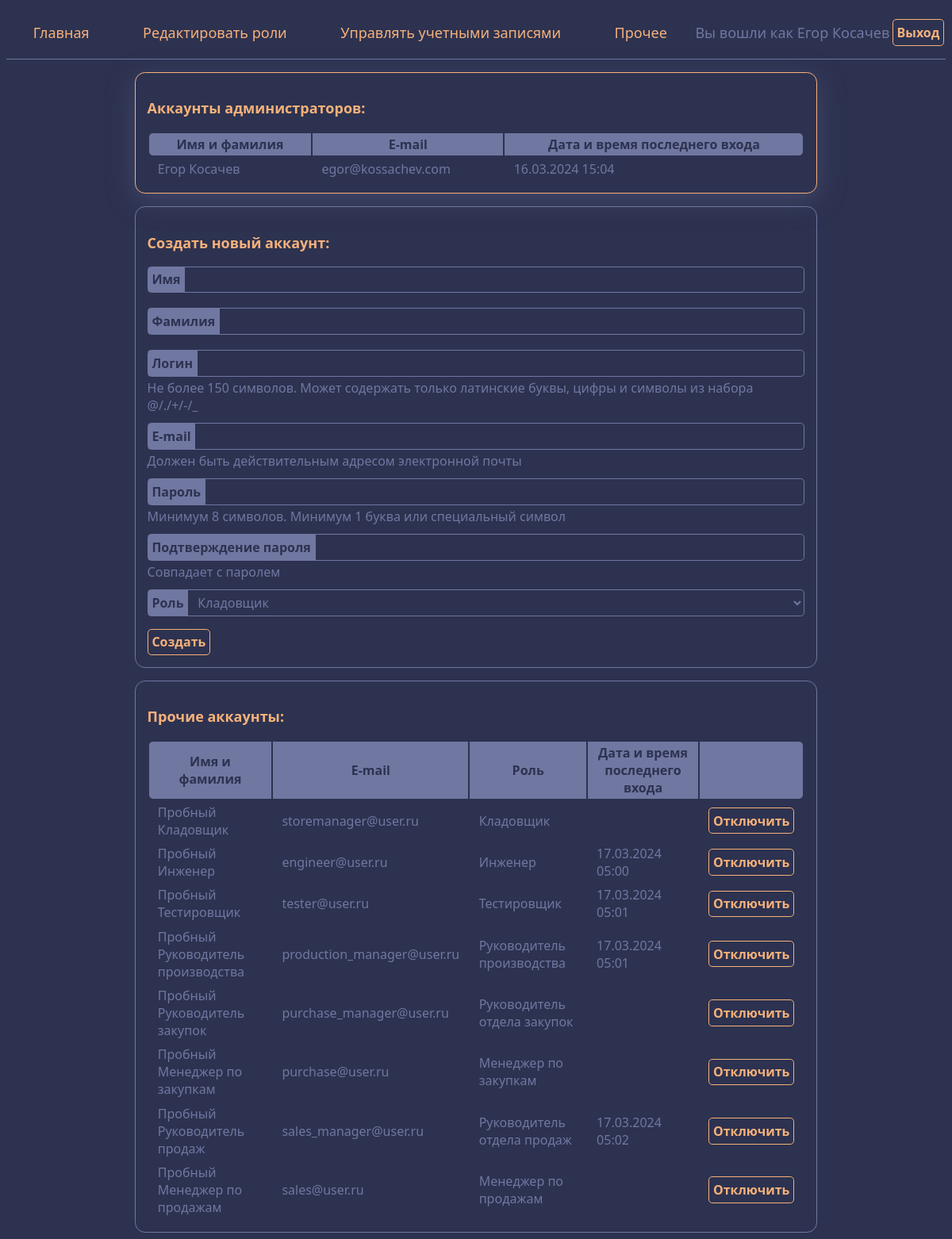
The page /manage/accounts (signed in) on the database its author committed.
### dbot_app/models.py (models this page shows, shortened)
class Profile(AbstractUser):
    role = models.ForeignKey(to=Role, on_delete=models.SET_NULL, default=None, null=True, related_name='profiles')
    def can_edit_profiles(self) -> bool:
        return self.is_staff

class Role(models.Model):
    id = models.UUIDField(primary_key=True, default=uuid.uuid4, editable=False)
    name = models.CharField(max_length=150)
    can_edit_parts = models.BooleanField(default=False)
    can_edit_bots = models.BooleanField(default=False)
    can_start_process = models.BooleanField(default=False)

### dbot_app/views.py (the view)
        def wrapper(request, *args, **kwargs):
            if test(request.user):
                return func(request, *args, **kwargs)
            else:
                return redirect('unauthorized')

### dbot_app/forms.py
class SignupForm(UserCreationForm):
    password1 = forms.CharField(
        label='Пароль',
        strip=False,
        widget=forms.PasswordInput(attrs={'autocomplete': 'new-password'}),
        help_text='Минимум 8 символов. Минимум 1 буква или специальный символ',
    )
    password2 = forms.CharField(
        label='Подтверждение пароля',
        widget=forms.PasswordInput(attrs={'autocomplete': 'new-password'}),
        strip=False,
        help_text='Совпадает с паролем',
    )
    class Meta:
        model = models.Profile
        fields = ('first_name', 'last_name', 'username', 'email',)
        labels = {
            'first_name': 'Имя',
            'last_name': 'Фамилия',
            'username': 'Логин',
            'email': 'E-mail',
        }
        help_texts = {
            'first_name': '',
            'last_name': '',
            'username': 'Не более 150 символов. Может содержать только латинские буквы, цифры и символы из набора @/./+/-/_',
            'email': 'Должен быть действительным адресом электронной почты',
        }

### dbot_app/views.py (called while the page is built, shortened)
def permission_required(test):
    def actual_decorator(func):
        def wrapper(request, *args, **kwargs):
            if test(request.user):
                return func(request, *args, **kwargs)
            else:
                return redirect('unauthorized')
        return wrapper
    return actual_decorator

@login_required(login_url='signin')
@permission_required(lambda u: u.can_edit_profiles())
def manage_accounts(request):
    form = SignupForm()
    ctx = {
        'admins': Profile.objects.filter(is_staff=True),
        'plebs': Profile.objects.filter(is_staff=False),
        'form': form,
        'roles': Role.objects.all()
    }
    return render(request, 'manage/accounts.html', ctx)

### templates/manage/accounts.html (shortened to what this page needs)
{% extends 'extended_base.html' %}
{% block body %}
    <div class="centered-h">
        <div class="flex-column" style="width: 70%;">
            <div class="accented-card" style="margin-bottom: 1rem; width: 100%">
                <h3>Аккаунты администраторов:</h3>
                <table style="width: 100%">
                    <thead>
                        <tr>
                            <th>
                                Имя и фамилия
                            </th>
                            <th>
                                E-mail
                            </th>
                            <th>
                                Дата и время последнего входа
                            </th>
                        </tr>
                    </thead>
                    {% for admin in admins %}
                    	<tr>
                            <td>
                                {{ admin.get_full_name }}
                            </td>
                            <td>
                                {{ admin.email }}
                            </td>
                            <td>
                                {{ admin.last_login|date:"d.m.Y H:i" }}
                            </td>
                        </tr>
                    {% endfor %}
                </table>
            </div>
            <div class="plain-card" style="width: 100%; margin-bottom: 1rem">
                <h3>Создать новый аккаунт:</h3>
                <form method="post">
                    {% for field in form %}
                        <div class="form-field">
                            <label class="form-label" for="{{ field.id_for_label }}">{{ field.label }}</label>
                            <input type="{{ field.widget_type }}" id="{{ field.id_for_label }}" name="{{ field.name }}" class="form-input">
                        </div>
                        <div class="form-help">{{ field.help_text }}</div>
                    {% endfor %}
                    <div class="form-field">
                        <label class="form-label" for="role-id">Роль</label>
                        <select class="form-input" id="role-id" name="role">
                            {% for role in roles %}
                            	<option value="{{ role.id }}">{{ role.name }}</option>
                            {% endfor %}
                        </select>
                    </div>
                    <button type="submit" class="btn-submit">Создать</button>
                </form>
            </div>
            <div class="plain-card" style="width: 100%;">
                <h3>Прочие аккаунты:</h3>
                <table style="width: 100%">
                    <thead>
                        <tr>
                            <th>
                                Имя и фамилия
                            </th>
                            <th>
                                E-mail
                            </th>
                            <th>
                                Роль
                            </th>
                            <th>
                                Дата и время последнего входа
                            </th>
                            <th>
                            </th>
                        </tr>
                    </thead>
                    {% for pleb in plebs %}
                    	<tr>
                            <td>
                                {{ pleb.get_full_name }}
                            </td>
                            <td>
                                {{ pleb.email }}
                            </td>
                            <td>
                                {{ pleb.role.name }}
                            </td>
                            <td>
                                {{ pleb.last_login|date:"d.m.Y H:i" }}
                            </td>
                            <td>
                                <form method="post">
                                    {% if pleb.is_active %}
                                        <button type="submit" class="btn-submit" name="action" value="deactivate">Отключить</button>
                                    {% else %}
                                        <button type="submit" class="btn-submit" name="action" value="activate">Включить</button>
                                    {% endif %}
                                </form>
                            </td>
                        </tr>
                    {% endfor %}
                </table>
            </div>
        </div>
    </div>
{% endblock body %}

### templates/extended_base.html
{% extends 'base.html' %}
{% block content %}
    <header class="flex-row spread-evenly">
        <a href="{% url 'home' %}">Главная</a>
        <a href="{% url 'manage_roles' %}">Редактировать роли</a>
        <a href="{% url 'manage_accounts' %}">Управлять учетными записями</a>
        {% if request.user.is_staff %}
        	<a href="{% url 'admin_menu' %}">Прочее</a>
        {% endif %}
        {% if request.user.is_authenticated %}
            <span class="">Вы вошли как {{ request.user.get_full_name }}</span>
        {% endif %}
        <a href="{% url 'logout' %}" class="btn-submit">Выход</a>
    </header>
    {% block body %}
    {% endblock %}
{% endblock content %}

### static/css/styles.css (style rules this page uses)
body { background-color: #2D3250; font-family: "Montserrat", system-ui, sans-serif; color: #7077A1; font-size: medium; }
th { background-color: #7077A1; color: #2D3250; padding: .2rem .7rem; }
th:last-child { border-radius: 0 .3rem .3rem 0; }
th:first-child { border-radius: .3rem 0 0 .3rem; }
td { font-weight: normal; color: #7077A1; padding: .2rem .7rem; transition: all .2s ease-out; }
.form-help { margin-top: -.8rem; margin-bottom: .7rem; min-height: .3rem; }
.plain-card { border: #7077A1 solid .1rem; border-radius: .8rem; padding: .9rem; width: fit-content; }
h3 { font-weight: bolder; font-size: large; color: #F6B17A; }
.accented-card { border: #F6B17A solid .1rem; border-radius: .8rem; padding: .9rem; width: fit-content; box-shadow: #424769 0 .5rem 2rem; }
.centered-h { display: flex; justify-content: center; width: 100%; }
.btn-submit { border: #F6B17A solid .1rem; border-radius: .3rem; padding: .3rem; color: #F6B17A; background: none; font-weight: bold; font-family: "Montserrat", system-ui, sans-serif; font-size: medium; transition: all .2s ease-out; text-decoration: none; cursor: pointer; }
.form-field { border: #7077A1 solid .1rem; border-radius: .3rem; margin-bottom: 1rem; display: flex; flex-direction: row; transition: all .2s ease-in-out; }
.form-label { padding: .3rem; border-right: #7077A1 solid .1rem; background-color: #7077A1; color: #2D3250; font-weight: bolder; }
.form-input { font-family: "Montserrat", system-ui, sans-serif; font-size: medium; background: none; border: none; width: auto; flex-grow: 1; color: #7077A1; padding-left: .5rem; transition: all .2s ease-in-out; }
.form-input:last-child { border-radius: 0 .3rem .3rem 0; }
header { border-bottom: #7077A1 solid .1rem; padding: 1rem 0; font-size: large; margin-bottom: 1rem; }
header > a { color: #F6B17A; padding: .3rem 2rem; transition: all .2s ease-in-out; cursor: pointer; text-decoration: none; }
.flex-row { display: flex; flex-direction: row; align-items: center; }
.flex-column { display: flex; flex-direction: column; align-items: center; }
.spread-evenly { justify-content: space-around; }

### rows shown on the page
Profile: user.get_full_name "Егор Косачев", get_full_name "Егор Косачев", email "egor@kossachev.com", last_login "16.03.2024 15:04"
Profile: get_full_name "Пробный Кладовщик", email "storemanager@user.ru", role.name "Кладовщик", is_active "Отключить"
Profile: get_full_name "Пробный Инженер", email "engineer@user.ru", role.name "Инженер", last_login "17.03.2024 05:00", is_active "Отключить"
Profile: get_full_name "Пробный Тестировщик", email "tester@user.ru", role.name "Тестировщик", last_login "17.03.2024 05:01", is_active "Отключить"
Profile: get_full_name "Пробный Руководитель производства", email "production_manager@user.ru", role.name "Руководитель производства", last_login "17.03.2024 05:01", is_active "Отключить"
Profile: get_full_name "Пробный Руководитель закупок", email "purchase_manager@user.ru", role.name "Руководитель отдела закупок", is_active "Отключить"
Profile: get_full_name "Пробный Менеджер по закупкам", email "purchase@user.ru", role.name "Менеджер по закупкам", is_active "Отключить"
Profile: get_full_name "Пробный Руководитель продаж", email "sales_manager@user.ru", role.name "Руководитель отдела продаж", last_login "17.03.2024 05:02", is_active "Отключить"
Profile: get_full_name "Пробный Менеджер по продажам", email "sales@user.ru", role.name "Менеджер по продажам", is_active "Отключить"

### other values the page prints
{{ field.label }} "Имя" "Фамилия" "Логин" "E-mail" "Пароль" "Подтверждение пароля"
{{ field.help_text }} "Не более 150 символов. Может содержать только латинские буквы, цифры и символы из набора @/./+/-/_" "Должен быть действительным адресом электронной почты" "Минимум 8 символов. Минимум 1 буква или специальный символ" "Совпадает с паролем"
form field role "Кладовщик"
